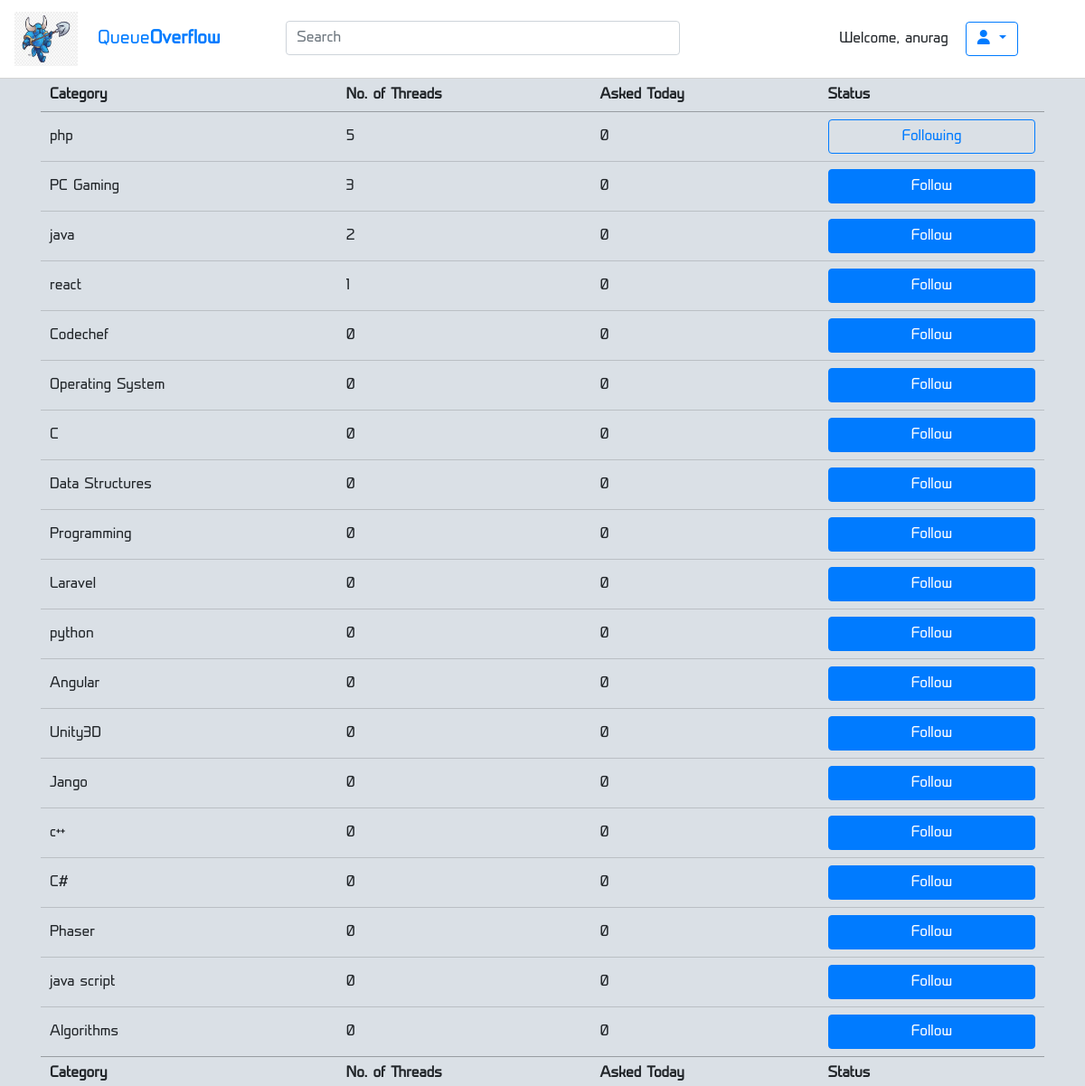
Screenshot of /content.php (signed in) with the database file from the repository.
### tables this page shows
CREATE TABLE `category` (
  `cat_id` int(11) NOT NULL,
  `cat_title` varchar(50) DEFAULT NULL
);

### content.php (the view, shortened to what this page needs)
<?php
require "navbar.php";
require "auth/config.php";
?>
<div class="container">
<table id="contents" class="display datatable">
    <thead>
        <tr>
            <th>Category</th>
            <th>No. of Threads</th>
            <th>Asked Today</th>
            <th>Status</th>
        </tr>
    </thead>
    <tbody>
        <?php
        $sql ="SELECT T.cat_id,T.cat_title,T.count,COUNT(D.dateOfCreation) as today from (SELECT cat_id,cat_title,count(categoryId) as count from category LEFT JOIN thread ON cat_id = categoryId GROUP by cat_title ORDER BY count DESC) T LEFT JOIN (SELECT categoryId,dateOfCreation FROM thread where dateOfCreation = CURDATE()) D ON T.cat_id = D.categoryId GROUP BY T.cat_title ORDER BY T.count DESC";
        $result = $conn->query($sql);
        $sql1 ="SELECT follow from `pivot` where uid=".$_SESSION['id'];
        $result1 = $conn->query($sql1);
        $follow = [];
        while($row1 = mysqli_fetch_array($result1))
        {$follow[] = $row1['follow'];}
        while($row = $result->fetch_assoc())
        {
            $class="btn-primary";
            $text="Follow";
                if(in_array($row['cat_id'],$follow))
                {
                    $class="btn-outline-primary";
                    $text="Following";
                }
                else{
                    $class="btn-primary";
                }
            echo '<tr>
                  <td>'.$row['cat_title'].'</td>
                  <td>'.$row['count'].'</td>
                  <td>'.$row['today'].'</td>
                  <td><button id="'.$row['cat_id'].'" class="btn btn-block '.$class.'" onClick="follow('.$row['cat_id'].')">'.$text.'</button></td>
                  <tr>';
        }
        ?>
    </tbody>
    <tfoot>
        <tr>
            <th>Category</th>
            <th>No. of Threads</th>
            <th>Asked Today</th>
            <th>Status</th>
        </tr>
    </tfoot>
</table>
</div>

### index.css (style rules this page uses)
html * { font-family: prime; }

### rows the page displays
category: cat_title "php", count "5", today "0", cat_id "Following"
category: cat_title "PC Gaming", count "3", today "0", text "Follow"
category: cat_title "java", count "2", today "0", text "Follow"
category: cat_title "react", count "1", today "0", text "Follow"
category: cat_title "Codechef", count "0", today "0", text "Follow"
category: cat_title "Operating System", count "0", today "0", text "Follow"
category: cat_title "C", count "0", today "0", text "Follow"
category: cat_title "Data Structures", count "0", today "0", text "Follow"
category: cat_title "Programming", count "0", today "0", text "Follow"
category: cat_title "Laravel", count "0", today "0", text "Follow"
category: cat_title "python", count "0", today "0", text "Follow"
category: cat_title "Angular", count "0", today "0", text "Follow"
category: cat_title "Unity3D", count "0", today "0", text "Follow"
category: cat_title "Jango", count "0", today "0", text "Follow"
category: cat_title "c++", count "0", today "0", text "Follow"
category: cat_title "C#", count "0", today "0", text "Follow"
category: cat_title "Phaser", count "0", today "0", text "Follow"
category: cat_title "java script", count "0", today "0", text "Follow"
category: cat_title "Algorithms", count "0", today "0", text "Follow"

### other values shown
$_SESSION['username'] "anurag"
